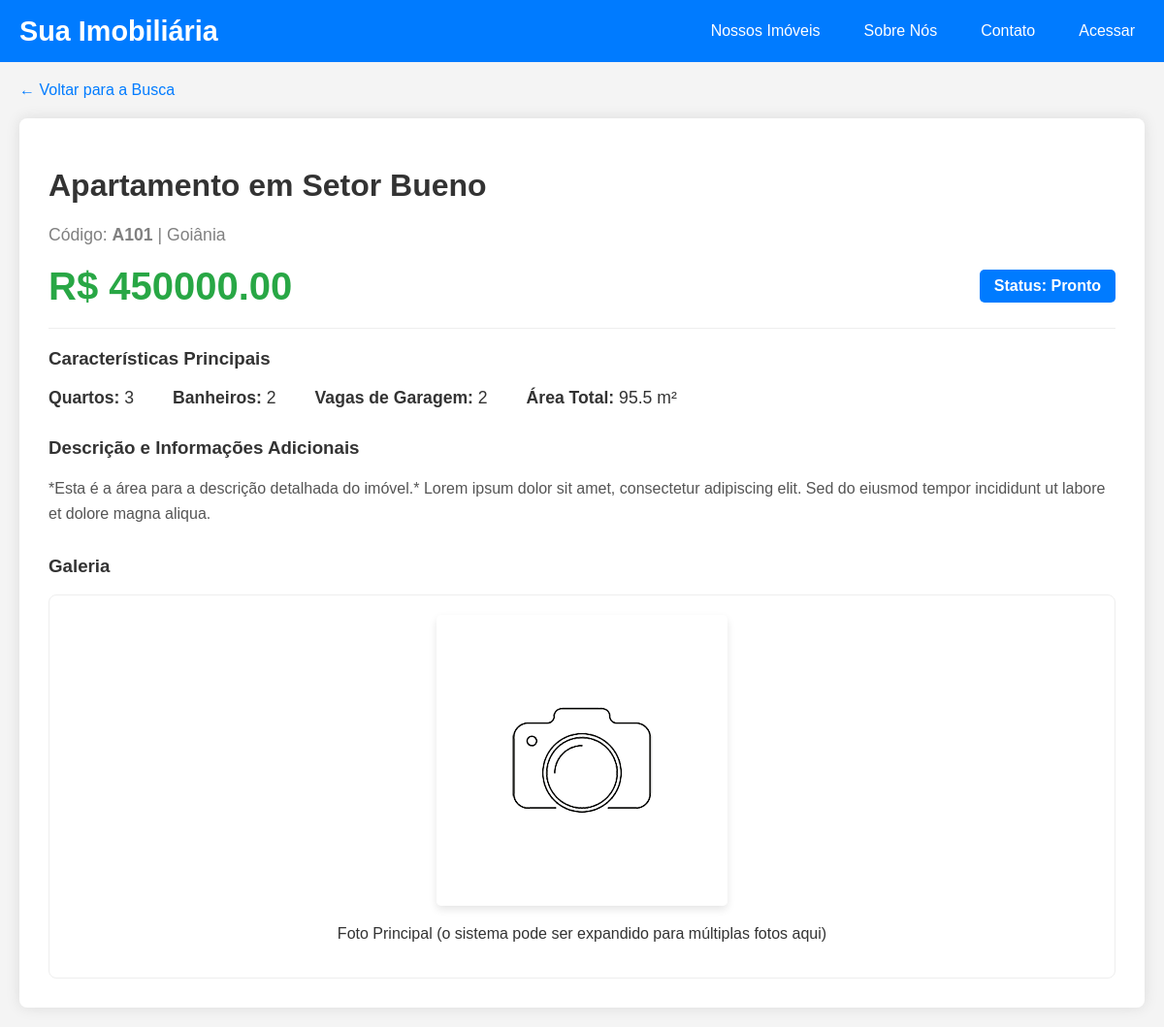
Screenshot of /imovel/A101 with the database file from the repository.
### app.py (models this page shows, shortened)
class Imovel(db.Model):
    id = db.Column(db.Integer, primary_key=True)
    codigo = db.Column(db.String(20), unique=True, nullable=False)
    cidade = db.Column(db.String(100), nullable=False)
    bairro = db.Column(db.String(100), nullable=False)
    tipo_imovel = db.Column(db.String(50), nullable=False)
    quartos = db.Column(db.Integer, default=1)
    vagas = db.Column(db.Integer, default=0)
    banheiros = db.Column(db.Integer, default=1)
    area_m2 = db.Column(db.Float, default=0.0)
    valor = db.Column(db.Float, nullable=False)
    status = db.Column(db.String(50), default="Pronto")
    usuario_id = db.Column(db.Integer, db.ForeignKey("usuario.id"), nullable=False)
    foto_principal = db.Column(db.String(100), default="default.png")
    autor = db.relationship("Usuario", backref="imoveis", lazy=True)

### app.py (the view)
@app.route("/imovel/<codigo>")
def detalhes_imovel(codigo):
    imovel = Imovel.query.filter_by(codigo=codigo).first_or_404()
    return render_template("detalhes.html", imovel=imovel)

### templates/detalhes.html (shortened to what this page needs)
{% extends "base.html" %}
{% block content %}
    <a href="javascript:history.back()" style="display: inline-block; margin-bottom: 20px; color: #007bff; text-decoration: none;">&larr; Voltar para a Busca</a>
    <div style="background-color: white; padding: 30px; border-radius: 8px; box-shadow: 0 0 15px rgba(0,0,0,0.1);">
        <h1 style="color: #333;">{{ imovel.tipo_imovel }} em {{ imovel.bairro }}</h1>
        <p style="font-size: 1.1em; color: gray;">
            Código: <strong>{{ imovel.codigo }}</strong> | {{ imovel.cidade }}
        </p>
        <div style="display: flex; justify-content: space-between; align-items: center; margin: 20px 0; border-bottom: 1px solid #eee; padding-bottom: 20px;">
            <h2 style="color: #28a745; font-size: 2.5em; margin: 0;">
                R$ {{ "%.2f"|format(imovel.valor) }}
            </h2>
            <span style="background-color: #007bff; color: white; padding: 8px 15px; border-radius: 5px; font-weight: bold;">
                Status: {{ imovel.status }}
            </span>
        </div>
        <h3>Características Principais</h3>
        <ul style="list-style: none; padding: 0; display: flex; flex-wrap: wrap; gap: 40px; font-size: 1.1em;">
            <li><strong>Quartos:</strong> {{ imovel.quartos }}</li>
            <li><strong>Banheiros:</strong> {{ imovel.banheiros }}</li>
            <li><strong>Vagas de Garagem:</strong> {{ imovel.vagas }}</li>
            <li><strong>Área Total:</strong> {{ imovel.area_m2 }} m²</li>
        </ul>
        <h3 style="margin-top: 30px;">Descrição e Informações Adicionais</h3>
        <p style="line-height: 1.6; color: #555;">
            *Esta é a área para a descrição detalhada do imóvel.* Lorem ipsum dolor sit amet, consectetur adipiscing elit. Sed do eiusmod tempor incididunt ut labore et dolore magna aliqua.
        </p>
        <h3 style="margin-top: 30px;">Galeria</h3>
        <div style="text-align: center; border: 1px solid #eee; padding: 20px; border-radius: 8px;">
            <img src="{{ url_for('static', filename='fotos_imoveis/' + imovel.foto_principal) }}"
                 alt="Foto Principal"
                 style="max-width: 100%; height: auto; max-height: 400px; border-radius: 5px; box-shadow: 0 4px 8px rgba(0,0,0,0.1);">
            <p>Foto Principal (o sistema pode ser expandido para múltiplas fotos aqui)</p>
        </div>
    </div>
{% endblock %}

### templates/base.html (style rules this page uses)
body { font-family: Arial, sans-serif; margin: 0; padding: 0; background-color: #f4f4f4; color: #333; }

### rows the page displays
Imovel: tipo_imovel "Apartamento", bairro "Setor Bueno", codigo "A101", cidade "Goiânia", valor "450000.00", status "Pronto", quartos "3", banheiros "2", vagas "2", area_m2 "95.5", foto_principal (placeholder picture)
